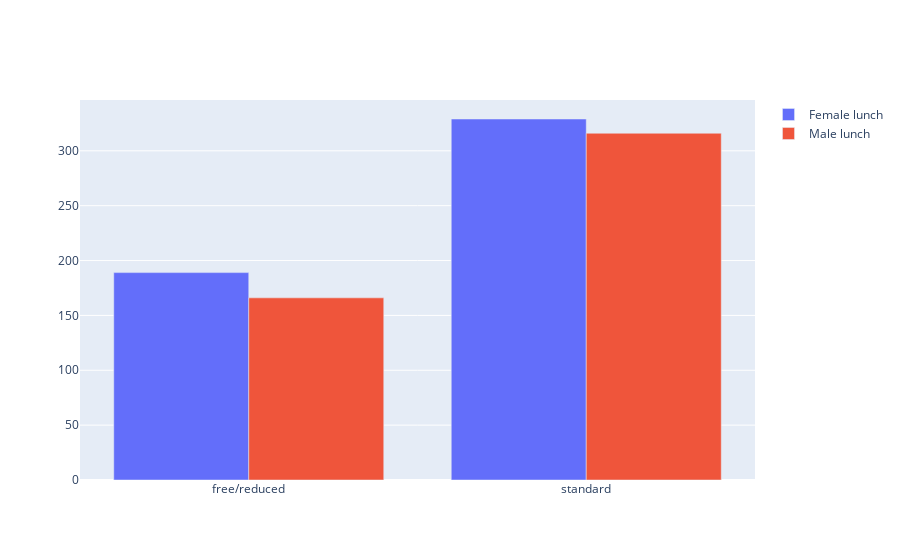

Here is the notebook cell this chart was saved with:
### Code cell
fig = go.Figure(data=[
    go.Bar(name='Female lunch', x=lg['lunch'], y=lg['female']),
    go.Bar(name='Male lunch', x=lg['lunch'], y=lg['male'])
])

fig.update_layout(barmode='group')
fig.show()

### Figure 1 — Plotly figure (JSON) as saved in the notebook; plotly's stock layout.template omitted (floating-point values rounded to 4 significant figures)
{"data": [{"name": "Female lunch", "x": ["free/reduced", "standard"], "y": [189, 329], "type": "bar"}, {"name": "Male lunch", "x": ["free/reduced", "standard"], "y": [166, 316], "type": "bar"}], "layout": {"barmode": "group"}}
